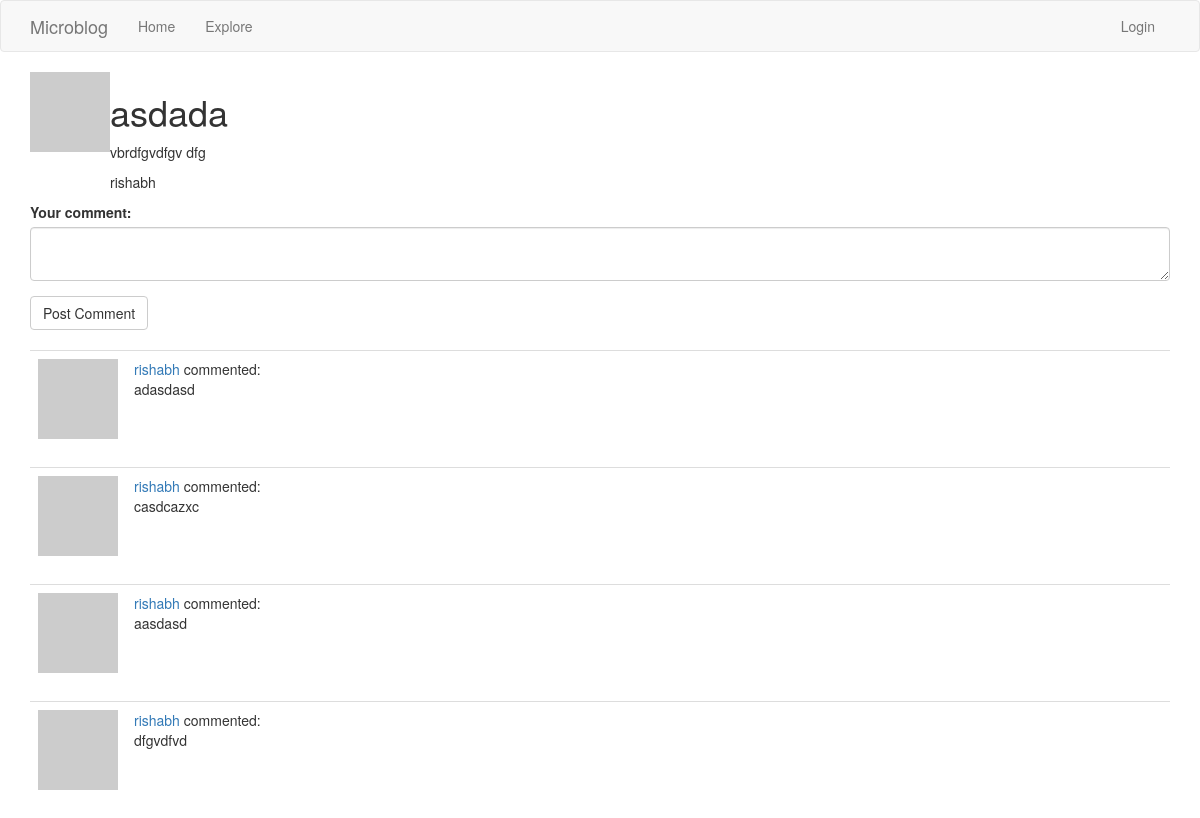
The app's page /post/asdada with its own data.
### app/models.py (models this page shows, shortened)
class Post(db.Model):
    id = db.Column(db.Integer, primary_key=True)
    title=db.Column(db.String(50))
    body = db.Column(db.String(140))
    comments=db.relationship('Comment',backref='commenter',lazy='dynamic')
    timestamp = db.Column(db.DateTime, index=True, default=datetime.utcnow)
    user_id = db.Column(db.Integer, db.ForeignKey('user.id'))

class User(UserMixin,db.Model):
    id = db.Column(db.Integer, primary_key=True)
    username = db.Column(db.String(64), index=True, unique=True)
    email = db.Column(db.String(120), index=True, unique=True)
    password_hash = db.Column(db.String(128))
    posts = db.relationship('Post', backref='author', lazy='dynamic')
    about_me = db.Column(db.String(140))
    last_seen = db.Column(db.DateTime, default=datetime.utcnow)
    followed = db.relationship(
        'User', secondary=followers,
        primaryjoin=(followers.c.follower_id == id),
        secondaryjoin=(followers.c.followed_id == id),
        backref=db.backref('followers', lazy='dynamic'), lazy='dynamic')
    def avatar(self, size):
        digest = md5(self.email.lower().encode('utf-8')).hexdigest()
        return 'https://www.gravatar.com/avatar/{}?d=identicon&s={}'.format(
            digest, size)

class Comment(db.Model):
    id=db.Column(db.Integer,primary_key=True)
    user=db.Column(db.String(64),db.ForeignKey('user.username'))
    post_id=db.Column(db.Integer,db.ForeignKey('post.id'))
    body=db.Column(db.String(150))
    timestamp=db.Column(db.DateTime,index=True,default=datetime.utcnow)

### app/routes.py (the view)
@app.route('/post/<postname>',methods=['GET','POST'])
def post(postname):
    form=CommentForm()
    post=Post.query.filter_by(title=postname).first_or_404()
    if form.validate_on_submit():
        comment=Comment(user=current_user.username,post_id=post.id,body=form.comment.data)
        db.session.add(comment)
        db.session.commit()
    postid=post.id
    page=request.args.get('page',1,type=int)
    comments=Comment.query.filter_by(post_id=postid).all()
    userid=post.user_id
    user=User.query.filter_by(id=userid).first_or_404()
    return render_template('_comment.html',post=post,user=user,form=form,comments=comments)

### app/forms.py
class CommentForm(FlaskForm):
    comment=TextAreaField('Your comment:',validators=[DataRequired(),Length(min=1,max=145)])
    submit=SubmitField('Post Comment')

### app/routes.py (called while the page is built)
@app.before_request
def before_request():
    if current_user.is_authenticated:
        current_user.last_seen = datetime.utcnow()
        db.session.commit()

### app/templates/_comment.html
{% extends "base.html" %}
{% import 'bootstrap/wtf.html' as wtf %}
{% block app_content %}
<table>
	<tr valign="top">
		<td><img src="{{ user.avatar(128) }}"></td>
		<td><h1>{{post.title}}</h1>
			<p>{{post.body}}</p>
			<p>{{user.username}}</p></td>
	</tr>
</table>
{% if form %}
    {{ wtf.quick_form(form) }}
    <br>
    {% endif %}
    {% for comment in comments %}
        {% include 'comments.html' %}
    {% endfor %}
{%endblock%}

### app/templates/comments.html
<table class="table table-hover">
	<tr>
		<td width="70px">
			<a href="{{ url_for('user', username=post.author.username) }}">
                    <img src="{{ post.author.avatar(70) }}" />
                </a>
            </td>
            <td>
            	<a href="{{ url_for('user', username=comment.user) }}">
            	{{comment.user}}</a>
            	commented:<br>
            	{{comment.body}}
            </td>
	</tr>
</table>

### records on screen
Post: title "asdada", body "vbrdfgvdfgv dfg"
User: username "rishabh"
Comment: user "rishabh", body "adasdasd"
Comment: user "rishabh", body "casdcazxc"
Comment: user "rishabh", body "aasdasd"
Comment: user "rishabh", body "dfgvdfvd"
